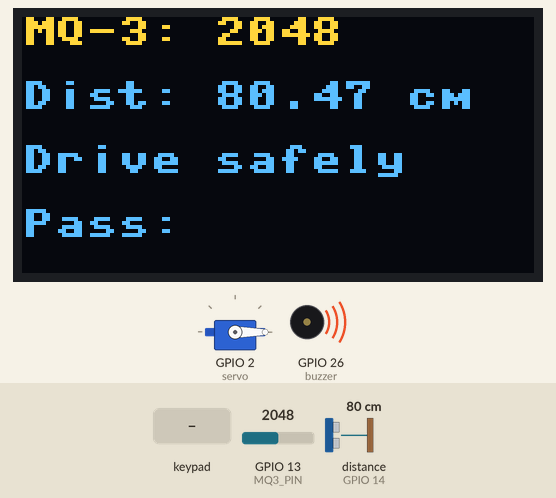
Simulated run of this program. Board: ESP32 board running MicroPython. Shown: 128×64 one-colour display, servo, buzzer (waves = sounding, pin HIGH). The inputs (shaded band) are chosen by the test bench; at power-on: distance to the obstacle (sensor on GPIO 14) 80 cm, GPIO 13 (MQ3_PIN) = 2048 (analog values on the 0–4095 scale). The echo pulse lasts 58.3 µs per cm; the OLED is the two-colour kind (top 16 rows yellow); servo angles are drawn from the pulse width (0.5 ms = 0°, 2.5 ms = 180°); library files of the repository ran but are not shown: ssd1306.py; pins used as bus, display or sensor lines are not drawn.

Above: at 1.2 s.
1.3 s: keypad keys 1 2 3 4 5 pressed 0.4 s apart
At 4.1 s:
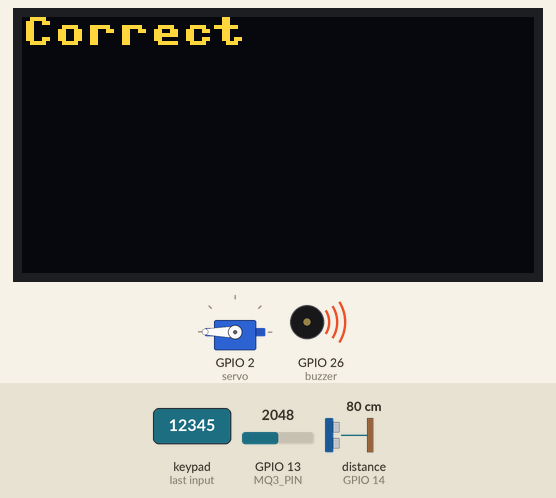
4.8 s: distance to the obstacle (sensor on GPIO 14) set to 2 cm
7.8 s: keypad keys 1 2 3 4 5 # pressed 0.4 s apart
At 10.6 s:
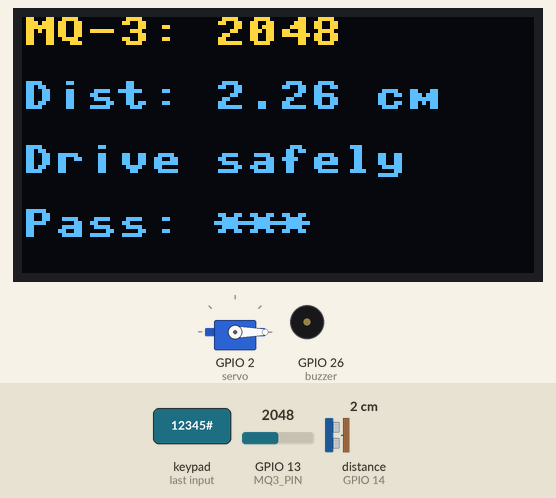
11.7 s: GPIO 13 (MQ3_PIN) set to 4060
At 12.5 s:
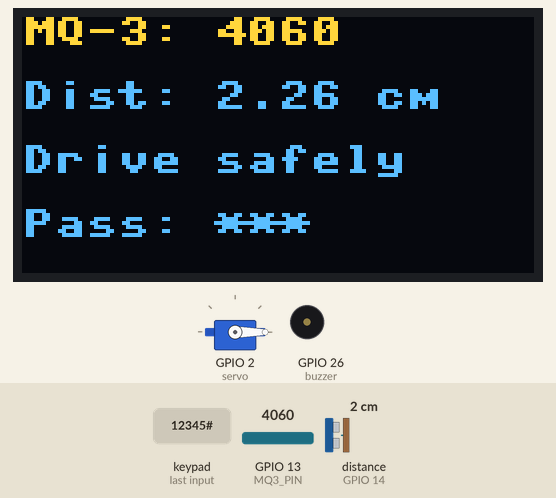
13.5 s: GPIO 13 (MQ3_PIN) set to 4095
At 14.4 s:
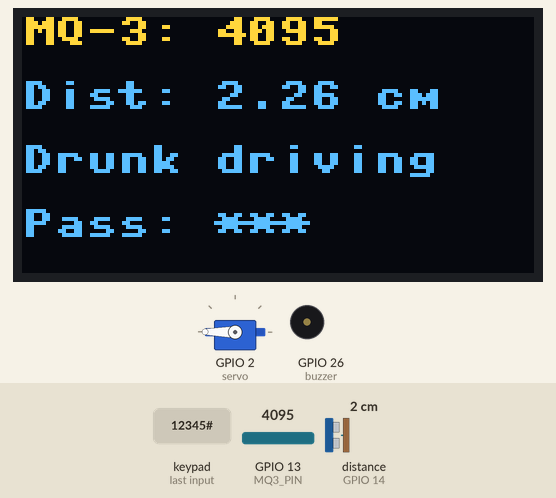
15.3 s: key '1' pressed
At 16.1 s:
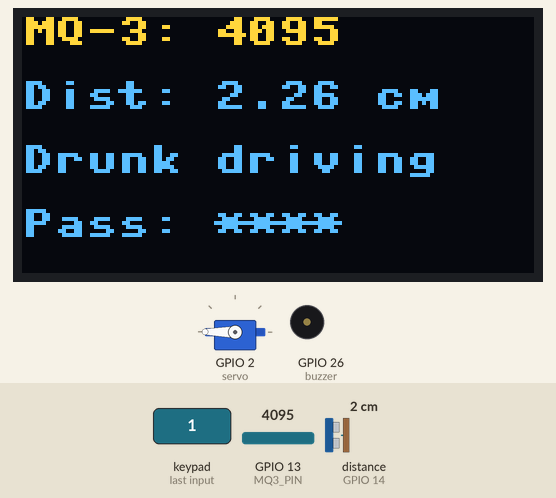
Timing chart, 0 to 17.9 s (numbered marks = the images above; inputs shaded):
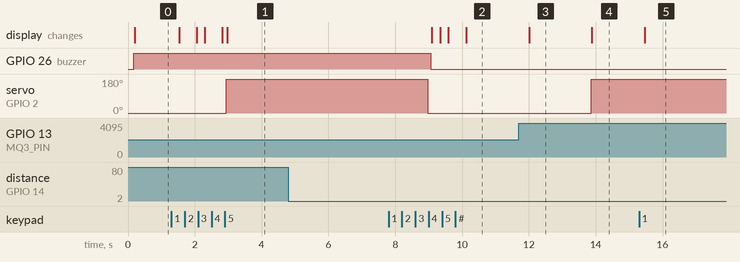

The program:

main.py
```python
from machine import Pin, SoftI2C, PWM, ADC
import time
from ssd1306 import SSD1306_I2C
from hcsrx import HCSRX

# 初始化 OLED 屏幕
i2c = SoftI2C(sda=Pin(21), scl=Pin(22))
oled = SSD1306_I2C(128, 64, i2c, addr=0x3c)

# 初始化舵机
SERVO_PIN = 2
servo = PWM(Pin(SERVO_PIN), freq=50)

# 初始化 MQ-3 传感器
MQ3_PIN = 13
ALCOHOL_THRESHOLD = 4094
adc = ADC(Pin(MQ3_PIN))
adc.atten(ADC.ATTN_11DB)
adc.width(ADC.WIDTH_12BIT)

# 初始化超声波传感器
trig = Pin(12, Pin.OUT)
echo = Pin(14, Pin.IN, Pin.PULL_UP)
hcsr = HCSRX(trig, echo)

# 初始化蜂鸣器
buzzer = Pin(26, Pin.OUT)

# 初始化键盘矩阵
row_pins = [19, 18, 5, 17]
col_pins = [16, 4, 0, 15]
row_list = [Pin(pin, Pin.OUT) for pin in row_pins]
col_list = [Pin(pin, Pin.IN, Pin.PULL_DOWN) for pin in col_pins]

names = [
    ["1", "2", "3", "A"],
    ["4", "5", "6", "B"],
    ["7", "8", "9", "C"],
    ["*", "0", "#", "D"]
]

# 设置密码
correct_password = "12345"
input_password = ""

def set_servo_angle(angle):
    if angle == 0:
        servo.duty_u16(1638)  # 0度
    elif angle == 90:
        servo.duty_u16(4915)  # 90度
    elif angle == 180:
        servo.duty_u16(8192)  # 180度

def read_keyboard():
    global input_password
    for i, row in enumerate(row_list):
        for temp in row_list:
            temp.value(0)
        row.value(1)
        time.sleep_ms(10)

        for j, col in enumerate(col_list):
            if col.value() == 1:
                return names[i][j]
    return None

def check_password():
    global input_password
    if len(input_password) == 5:
        if input_password == correct_password:
            set_servo_angle(180)
            oled.fill(0)
            oled.text("Correct", 0, 0)
            oled.show()
            time.sleep(6)
            set_servo_angle(0)
        else:
            oled.fill(0)
            oled.text("Incorrect", 0, 0)
            oled.show()
            time.sleep(2)
        input_password = ""

def read_mq3_and_distance():
    sum_values = sum(adc.read() for _ in range(50))
    average_value = sum_values / 50
    distance = hcsr.Gethcsr(1)
    return average_value, distance

def update_display(mq3_value, distance):
    oled.fill(0)
    oled.text("MQ-3: " + str(int(mq3_value)), 0, 0)
    oled.text("Dist: %.2f cm" % distance, 0, 16)

    if mq3_value > ALCOHOL_THRESHOLD:
        set_servo_angle(180)
        oled.text("Drunk driving", 0, 32)
    else:
        set_servo_angle(0)
        oled.text("Drive safely", 0, 32)

    if distance < 10:
        buzzer.value(0)  # 蜂鸣器开启
    else:
        buzzer.value(1)  # 蜂鸣器关闭

    oled.text("Pass: " + "*" * len(input_password), 0, 48)
    oled.show()

while True:
    key = read_keyboard()
    if key:
        input_password += key
        check_password()

    mq3_value, distance = read_mq3_and_distance()
    update_display(mq3_value, distance)

    time.sleep(0.1)
```

hcsrx.py
```python
import time

class HCSRX(object):

    def __init__(self,trig,echo):

        self.trig = trig
        self.echo = echo
     #mode 模式选择mode = 0：声速 mode = 1：厘米
    def Gethcsr(self,mode):

        #触发信号
        self.trig.value(0)
        time.sleep_us(2)

        self.trig.value(1)
        time.sleep_us(10)
        self.trig.value(0)

        #检测回响信号
        number = 0
        while self.echo.value() == 0:
            pass
            high = time.ticks_us()

        while self.echo.value() == 1:
            pass
            low  = time.ticks_us()

        if mode:
            number = (low - high) / 58  # cm
        else:
            number = ((low - high) * 0.0340)/2  # 声速340/10000=0.0340

        time.sleep(0.1)#两次测量时间要间隔50ms以上
        if number > 400:number = 0

        return number
```

Measured:
- the behaviour switches between 4094 and 4095 on GPIO 13 (MQ3_PIN) (found by bisection; images 3 and 4)
- after the input at 1.3 s, servo on GPIO 2 (servo): 0° → 180° after 1.6 s; the display: first changes after 0.24 s (image 1 shows a later state)
- after the input at 4.8 s, every drawn part: stays the same
- after the input at 7.8 s, the display: first differs from a run without the input after 1.5 s (image 2 shows a later state)
- after the input at 11.7 s, the display: changes after 0.31 s (image 3)
- after the input at 13.5 s, servo on GPIO 2 (servo): 0° → 180° after 0.36 s; the display: changes after 0.39 s (image 4)
- after the input at 15.3 s, the display: changes after 0.17 s (image 5)
